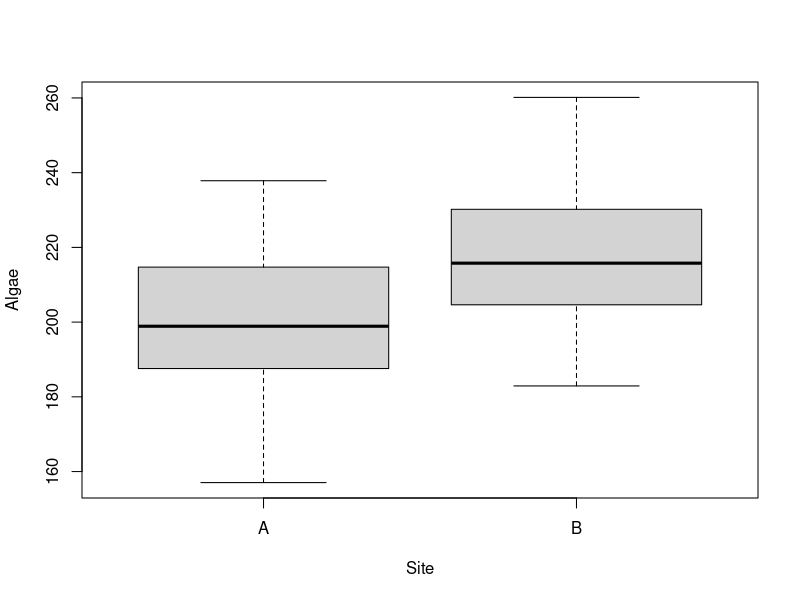

The R script that drew this image:
## ---- chunk 1
A <- rnorm(50,200,20)
A
B <- rnorm(50,220,20) 
B
## ---- chunk 2
data <- data.frame(Site = rep(c("A", "B"),each = 50),
                   Algae= c(A,B))
data
boxplot(Algae~Site,data=data)
outliers_A <- boxplot.stats(A)$out
outliers_A
outliers_B <- boxplot.stats(B)$out
outliers_B
data_selection <- data[!(data$Site == "A" & data$Algae %in% outliers_A) &
                     !(data$Site == "B" & data$Algae %in% outliers_B), ]
data_selection
## ---- chunk 3
### Write your code here
## ---- chunk 4
### Write your code here
## ---- chunk 5
### Write your code here
## ---- chunk 6
list1 <- c(44.40, 47.70, 65.59, 50.71, 51.29, 67.15, 54.61, 37.35, 43.13, 45.54, 62.24, 53.60, 54.01, 51.11, 
           44.44, 67.87, 54.98, 30.33, 57.01, 45.27, 39.32, 47.82, 39.74, 42.71, 43.75, 33.13, 58.38, 51.53, 
           38.62, 62.54, 54.26, 47.05, 58.95, 58.78, 58.22, 56.89, 55.54, 49.38, 46.94, 46.20, 43.05, 47.92, 
           37.35, 71.69, 62.08, 38.77, 45.97, 45.33, 57.80, 49.17, 52.53, 49.71, 49.57, 63.69, 47.74, 65.16, 
           34.51, 55.85, 51.24, 52.16, 53.80, 44.98, 46.67, 39.81, 39.28, 53.04, 54.48, 50.53, 59.22, 70.50, 
           45.09, 26.91, 60.06, 42.91, 43.12, 60.26, 47.15, 37.79, 51.81, 48.61, 50.06, 53.85, 46.29, 56.44, 
           47.80, 53.32, 60.97, 54.35, 46.74, 61.49, 59.94, 55.48, 52.39, 43.72, 63.61, 44.00, 71.87, 65.33, 
           47.64, 39.74)

list2 <- c(44.34, 48.85, 41.30, 39.79, 30.73, 44.32, 33.23, 19.98, 39.30, 58.78, 36.37, 54.12, 20.73, 44.17, 
           52.79, 49.52, 46.59, 35.39, 32.25, 29.64, 46.76, 30.79, 37.64, 41.16, 72.66, 35.22, 48.53, 46.17, 
           30.57, 43.93, 66.67, 51.77, 45.62, 38.66, 14.20, 61.97, 23.09, 56.10, 73.64, 23.34, 55.53, 41.07, 
           21.42, 22.28, 20.98, 37.04, 23.07, 55.32, 76.50, 25.69, 56.82, 56.54, 49.98, 29.87, 43.21, 40.79, 
           53.44, 39.41, 59.65, 39.38, 60.79, 29.26, 26.10, 93.62, 38.75, 49.47, 54.55, 37.74, 52.75, 50.53, 
           41.77, 45.98, 44.49, 76.93, 33.88, 28.56, 45.57, 49.66, 51.55, 38.12, 29.05, 63.95, 39.76, 32.02, 
           41.46, 42.04, 61.65, 46.27, 56.31, 37.51, 48.22, 40.13, 46.42, 31.57, 25.34, 74.96, 54.01, 26.23, 
           35.83, 27.22)

## ---- chunk 7
### Write your code here

